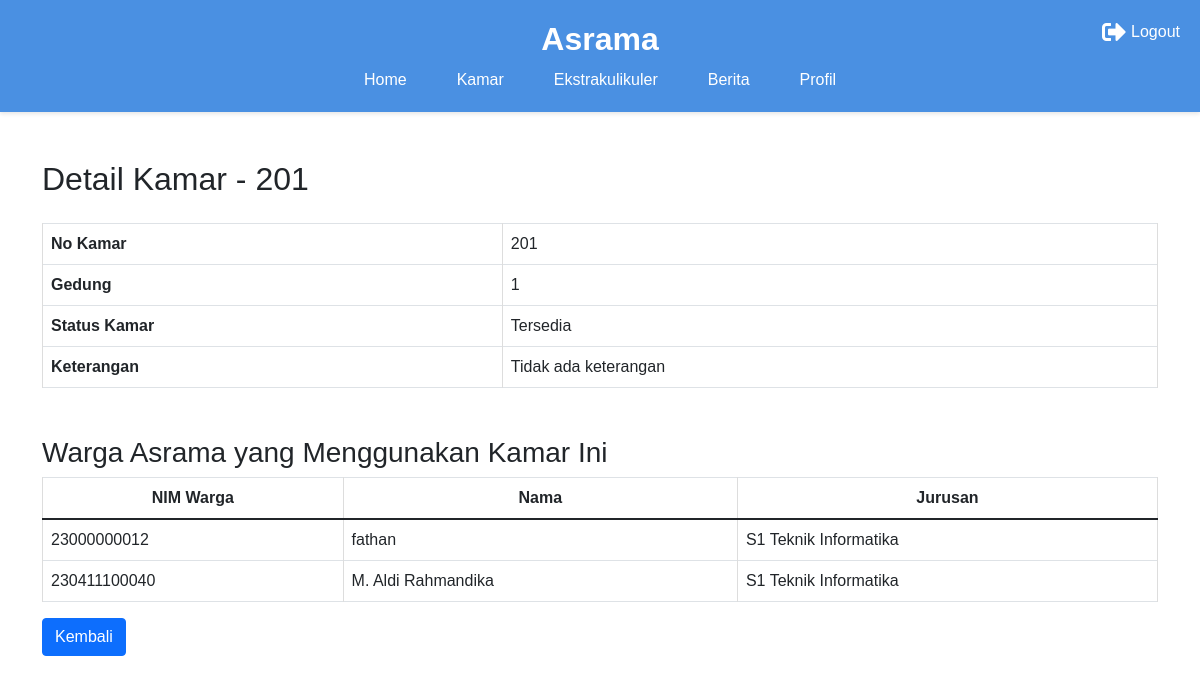
Screenshot of /home/detail_kamar.php?no_kamar=201 (signed in) with the database file from the repository.
### tables this page shows
CREATE TABLE `kamar` (
  `no_kamar` varchar(10) NOT NULL,
  `lantai` int(11) NOT NULL,
  `status_kamar` enum('Tersedia','Penuh','Kosong') NOT NULL,
  `id_gedung` int(10) NOT NULL
);

CREATE TABLE `warga_asrama` (
  `nim_warga` varchar(50) NOT NULL,
  `nama_warga` varchar(100) NOT NULL,
  `jurusan_warga` varchar(50) NOT NULL,
  `alamat_warga` text DEFAULT NULL,
  `password_warga` varchar(100) NOT NULL,
  `jenis_kelamin_warga` enum('Laki-laki','Perempuan') NOT NULL,
  `nomor_handphone_warga` varchar(13) NOT NULL,
  `no_kamar` varchar(10) DEFAULT NULL,
  `nim_pengurus` varchar(50) NOT NULL
);

### home/detail_kamar.php (the view, shortened to what this page needs)
<?php
    include '../connect.php';
    if (isset($_GET['no_kamar'])) {
        $no_kamar = $_GET['no_kamar'];
    } else {
        die("No kamar tidak ditemukan!");
    }
    $sql_kamar = "SELECT * FROM kamar WHERE no_kamar = ?";
    $stmt_kamar = $conn->prepare($sql_kamar);
    $stmt_kamar->bind_param("s", $no_kamar);
    $stmt_kamar->execute();
    $result_kamar = $stmt_kamar->get_result();
    if ($result_kamar->num_rows > 0) {
        $data_kamar = $result_kamar->fetch_assoc();
    } else {
        die("Kamar dengan no $no_kamar tidak ditemukan.");
    }
    $sql_warga = "SELECT * FROM warga_asrama WHERE no_kamar = ?";
    $stmt_warga = $conn->prepare($sql_warga);
    $stmt_warga->bind_param("s", $no_kamar);
    $stmt_warga->execute();
    $result_warga = $stmt_warga->get_result();
?>
<!DOCTYPE html>
<html lang="en">
<head>
    <link rel="stylesheet" href="https://cdn.jsdelivr.net/npm/bootstrap@5.1.3/dist/css/bootstrap.min.css">
    <link rel="stylesheet" href="https://cdn.jsdelivr.net/npm/bootstrap-icons@1.8.1/font/bootstrap-icons.css">
    <link href="https://cdnjs.cloudflare.com/ajax/libs/font-awesome/5.15.4/css/all.min.css" rel="stylesheet">
</head>
<body>
    <?php require 'assets/header.php'; ?>
    <main class="container mt-5">
        <h2 class="mb-4">Detail Kamar - <?php echo htmlspecialchars($data_kamar['no_kamar']); ?></h2>
        <table class="table table-bordered">
            <tr>
                <th>No Kamar</th>
                <td><?php echo htmlspecialchars($data_kamar['no_kamar']); ?></td>
            </tr>
            <tr>
                <th>Gedung</th>
                <td><?php echo htmlspecialchars($data_kamar['id_gedung']); ?></td>
            </tr>
            <tr>
                <th>Status Kamar</th>
                <td><?php echo htmlspecialchars($data_kamar['status_kamar']); ?></td>
            </tr>
            <tr>
                <th>Keterangan</th>
                <td><?php echo htmlspecialchars($data_kamar['keterangan'] ?? 'Tidak ada keterangan'); ?></td>
            </tr>
        </table>
        <h3 class="mt-5">Warga Asrama yang Menggunakan Kamar Ini</h3>
        <?php if ($result_warga->num_rows > 0): ?>
            <table class="table table-bordered">
                <thead>
                    <tr>
                        <th class="text-center">NIM Warga</th>
                        <th class="text-center">Nama</th>
                        <th class="text-center">Jurusan</th>
                    </tr>
                </thead>
                <tbody>
                    <?php while ($row_warga = $result_warga->fetch_assoc()): ?>
                        <tr>
                            <td><?php echo htmlspecialchars($row_warga['nim_warga']); ?></td>
                            <td><?php echo htmlspecialchars($row_warga['nama_warga']); ?></td>
                            <td><?php echo htmlspecialchars($row_warga['jurusan_warga']); ?></td>
                        </tr>
                    <?php endwhile; ?>
                </tbody>
            </table>
        <?php else: ?>
            <p class="text-danger">Tidak ada warga yang menggunakan kamar ini.</p>
        <?php endif; ?>
        <a href="kamar.php" class="btn btn-primary">Kembali</a>
    </main>
</body>
</html>

### rows the page displays
kamar: no_kamar "201", id_gedung "1", status_kamar "Tersedia"
warga_asrama: nim_warga "23000000012", nama_warga "fathan", jurusan_warga "S1 Teknik Informatika"
warga_asrama: nim_warga "230411100040", nama_warga "M. Aldi Rahmandika", jurusan_warga "S1 Teknik Informatika"

### other values shown
$data_kamar['keterangan'] "Tidak ada keterangan"
